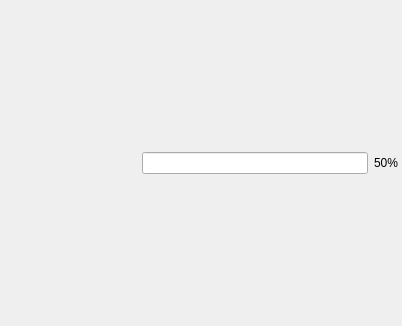
<?xml version="1.0" encoding="UTF-8"?>
<ui version="4.0">
 <class>webbrowser_widget</class>
 <widget class="QWidget" name="webbrowser_widget">
  <property name="geometry">
   <rect>
    <x>0</x>
    <y>0</y>
    <width>402</width>
    <height>326</height>
   </rect>
  </property>
  <property name="windowTitle">
   <string>Form</string>
  </property>
  <layout class="QVBoxLayout" name="layout_main">
   <property name="margin">
    <number>4</number>
   </property>
   <item>
    <widget class="QWidget" name="widget" native="true">
     <property name="sizePolicy">
      <sizepolicy hsizetype="Preferred" vsizetype="Fixed">
       <horstretch>0</horstretch>
       <verstretch>0</verstretch>
      </sizepolicy>
     </property>
     <layout class="QHBoxLayout" name="horizontalLayout">
      <property name="margin">
       <number>0</number>
      </property>
      <item>
       <widget class="QPushButton" name="button_back">
        <property name="sizePolicy">
         <sizepolicy hsizetype="Fixed" vsizetype="Fixed">
          <horstretch>0</horstretch>
          <verstretch>0</verstretch>
         </sizepolicy>
        </property>
        <property name="toolTip">
         <string>Go back</string>
        </property>
        <property name="text">
         <string/>
        </property>
        <property name="flat">
         <bool>true</bool>
        </property>
       </widget>
      </item>
      <item>
       <widget class="QPushButton" name="button_osdoc">
        <property name="toolTip">
         <string>Open OpenSesame documentation area</string>
        </property>
        <property name="text">
         <string/>
        </property>
        <property name="flat">
         <bool>true</bool>
        </property>
       </widget>
      </item>
      <item>
       <widget class="QPushButton" name="button_forum">
        <property name="toolTip">
         <string>Open cogsci.nl forum</string>
        </property>
        <property name="text">
         <string/>
        </property>
        <property name="flat">
         <bool>true</bool>
        </property>
       </widget>
      </item>
      <item>
       <widget class="QLineEdit" name="edit_url">
        <property name="toolTip">
         <string>Address</string>
        </property>
        <property name="readOnly">
         <bool>true</bool>
        </property>
       </widget>
      </item>
      <item>
       <widget class="QLabel" name="label_load_progress">
        <property name="sizePolicy">
         <sizepolicy hsizetype="Fixed" vsizetype="Preferred">
          <horstretch>0</horstretch>
          <verstretch>0</verstretch>
         </sizepolicy>
        </property>
        <property name="toolTip">
         <string>Progress</string>
        </property>
        <property name="text">
         <string>50%</string>
        </property>
       </widget>
      </item>
     </layout>
    </widget>
   </item>
  </layout>
 </widget>
 <resources/>
 <connections/>
</ui>
